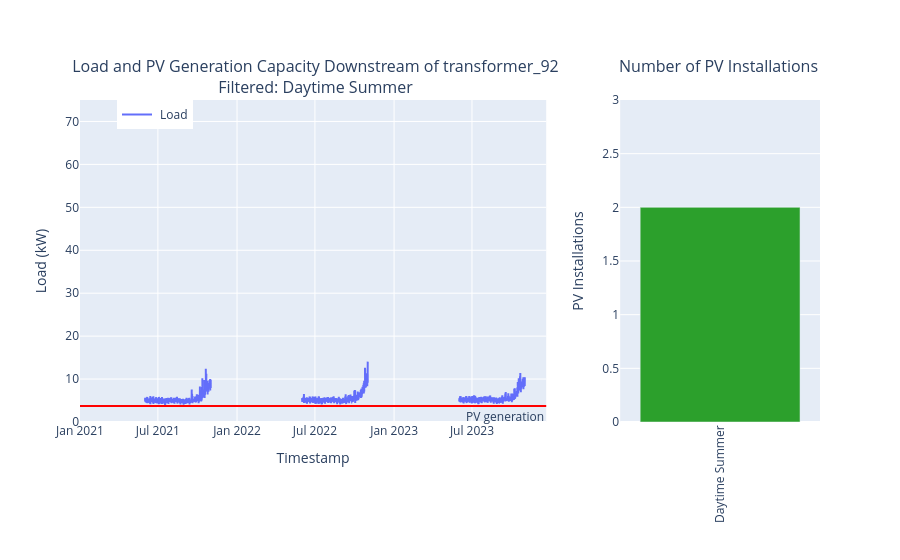

Notebook code cell kept with this figure:
### Markdown cell above
#### Temporal Analysis
##### Summer
To prevent reversed power flow, the power generated from PV installations cannot exceed the load. Since there is no solar power generation at night, let's evaluate the number of PV systems that can be installed using daytime load. Further, load varies significantly between summer and winter. So, let's consider the load during the daytime in the summer.

The left plot below shows the filtered load during daytime in the summer, and the right bar plot shows the number of PV installations based on the filtered data.

### Code cell
# Assign daytime hours and summer months (e.g., daytime is from 9 am to 5 pm, and summer is from June to October). 
start_hour = 9
end_hour = 17
start_month = 6 
end_month = 10

# Display the maximum number of PVs over the time series using the daytime-summer filter. 
pvs_filter_summer = capacity_plot_add(df_transformer_load, pv_value, 'Daytime Summer', 
                                      start_hour, end_hour, start_month, end_month)

### Figure 1 — Plotly figure (JSON) as saved in the notebook; plotly's stock layout.template omitted (floating-point values rounded to 4 significant figures; data arrays with more than 128 entries replaced by an {"elided": "..."} marker saying what was removed)
{"data": [{"name": " Load", "type": "scatter", "x": {"elided": "26006 str values"}, "xaxis": "x", "y": {"elided": "26006 float values"}, "yaxis": "y"}, {"marker": {"color": "#2ca02c"}, "showlegend": false, "type": "bar", "x": ["Daytime Summer"], "xaxis": "x2", "y": [2], "yaxis": "y2"}], "layout": {"annotations": [{"font": {"size": 16}, "showarrow": false, "text": " Load and PV Generation Capacity Downstream of transformer_92<br> Filtered: Daytime Summer", "x": 0.315, "xanchor": "center", "xref": "paper", "y": 1, "yanchor": "bottom", "yref": "paper"}, {"font": {"size": 16}, "showarrow": false, "text": "Number of PV Installations <br> ", "x": 0.865, "xanchor": "center", "xref": "paper", "y": 1, "yanchor": "bottom", "yref": "paper"}, {"showarrow": false, "text": "PV generation", "x": 1, "xanchor": "right", "xref": "x domain", "y": 3.74, "yanchor": "top", "yref": "y"}], "legend": {"x": 0.05, "xanchor": "left", "y": 1, "yanchor": "top"}, "shapes": [{"line": {"color": "red"}, "type": "line", "x0": 0, "x1": 1, "xref": "x domain", "y0": 3.74, "y1": 3.74, "yref": "y"}], "xaxis": {"anchor": "y", "domain": [0, 0.63], "range": ["2021-01-01T00:00:00", "2023-12-20T13:00:00"], "title": {"text": "Timestamp"}}, "xaxis2": {"anchor": "y2", "domain": [0.73, 1], "tickangle": -90, "title": {"text": ""}}, "yaxis": {"anchor": "x", "domain": [0, 1], "range": [0, 75], "title": {"text": "Load (kW)"}}, "yaxis2": {"anchor": "x2", "domain": [0, 1], "range": [0, 3], "title": {"text": "PV Installations"}}}}
